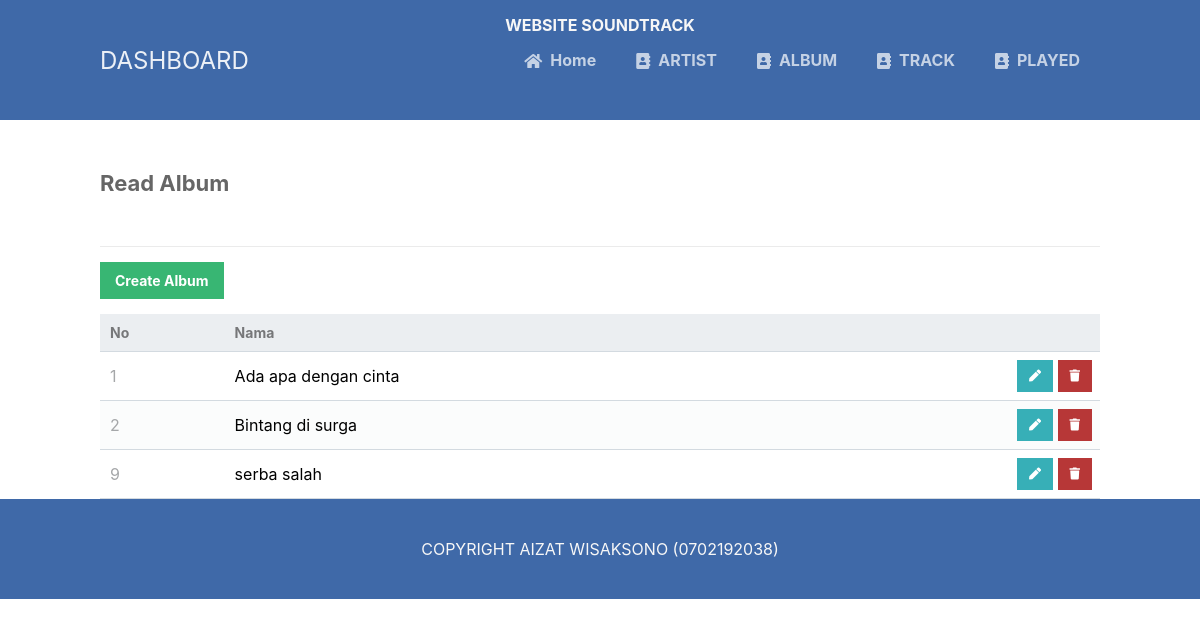
The page /read_album.php on the database its author committed.
### tables this page shows
CREATE TABLE `tb_album` (
  `alb_id` int(11) NOT NULL,
  `alb_id_artist` int(11) NOT NULL,
  `alb_name` varchar(100) NOT NULL
);

### read_album.php (the view, shortened to what this page needs)
<?php
include 'functions.php';
$pdo = pdo_connect_mysql();
$page = isset($_GET['page']) && is_numeric($_GET['page']) ? (int)$_GET['page'] : 1;
$records_per_page = 5;
$stmt = $pdo->prepare('SELECT * FROM tb_album ORDER BY alb_id LIMIT :current_page, :record_per_page');
$stmt->bindValue(':current_page', ($page-1)*$records_per_page, PDO::PARAM_INT);
$stmt->bindValue(':record_per_page', $records_per_page, PDO::PARAM_INT);
$stmt->execute();
$tb_album = $stmt->fetchAll(PDO::FETCH_ASSOC);
?>
<?=template_header('Read')?>
<div class="content read">
	<h2>Read Album</h2>
	<a href="create_album.php" class="create-contact">Create Album</a>
	<table>
        <thead>
            <tr>
                <td>No</td>
                <td>Nama</td>
                <td></td>
            </tr>
        </thead>
        <tbody>
            <?php foreach ($tb_album as $tb_album): ?>
            <tr>
                <td><?=$tb_album['alb_id']?></td>
                <td><?=$tb_album['alb_name']?></td>
                <td class="actions">
                    <a href="update_album.php?alb_id=<?=$tb_album['alb_id']?>" class="edit"><i class="fas fa-pen fa-xs"></i></a>
                    <a href="delete_album.php?alb_id=<?=$tb_album['alb_id']?>" class="trash"><i class="fas fa-trash fa-xs"></i></a>
                </td>
            </tr>
            <?php endforeach; ?>
        </tbody>
    </table>
</div>
<?=template_footer()?>

### style.css (style rules this page uses)
* { box-sizing: border-box; font-family: -apple-system, BlinkMacSystemFont, "segoe ui", roboto, oxygen, ubuntu, cantarell, "fira sans", "droid sans", "helvetica neue", Arial, sans-serif; font-size: 16px; -webkit-font-smoothing: antialiased; -moz-osx-font-smoothing: grayscale; }
body { background-color: #FFFFFF; margin: 0; }
.content { width: 1000px; margin: 0 auto; }
.content h2 { margin: 0; padding: 50px 0; font-size: 22px; border-bottom: 1px solid #ebebeb; color: #666666; }
.read .create-contact { display: inline-block; text-decoration: none; background-color: #38b673; font-weight: bold; font-size: 14px; color: #FFFFFF; padding: 10px 15px; margin: 15px 0; }
.read table { width: 100%; padding-top: 30px; border-collapse: collapse; }
.read table thead { background-color: #ebeef1; border-bottom: 1px solid #d3dae0; }
.read table thead td { padding: 10px; font-weight: bold; color: #767779; font-size: 14px; }
.read table tbody tr { border-bottom: 1px solid #d3dae0; }
.read table tbody tr:nth-child(even) { background-color: #fbfcfc; }
.read table tbody tr td { padding: 10px; }
.read table tbody tr td:nth-child(1) { color: #a5a7a9; }
.read table tbody tr td.actions { padding: 8px; text-align: right; }
.read table tbody tr td.actions .edit, .read table tbody tr td.actions .trash { display: inline-flex; text-align: right; text-decoration: none; color: #FFFFFF; padding: 10px 12px; }
.read table tbody tr td.actions .trash { background-color: #b73737; }
.read table tbody tr td.actions .edit { background-color: #37afb7; }

### rows shown on the page
tb_album: alb_id "1", alb_name "Ada apa dengan cinta"
tb_album: alb_id "2", alb_name "Bintang di surga"
tb_album: alb_id "9", alb_name "serba salah"
